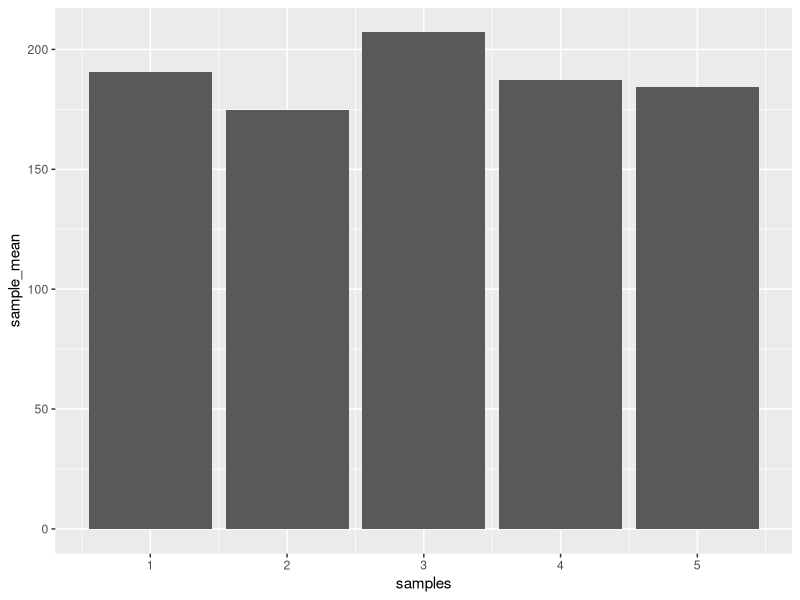
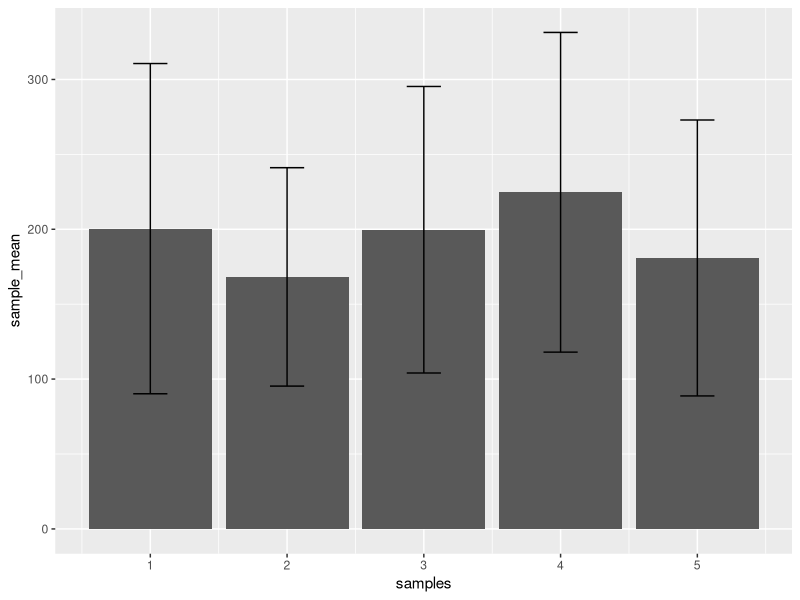
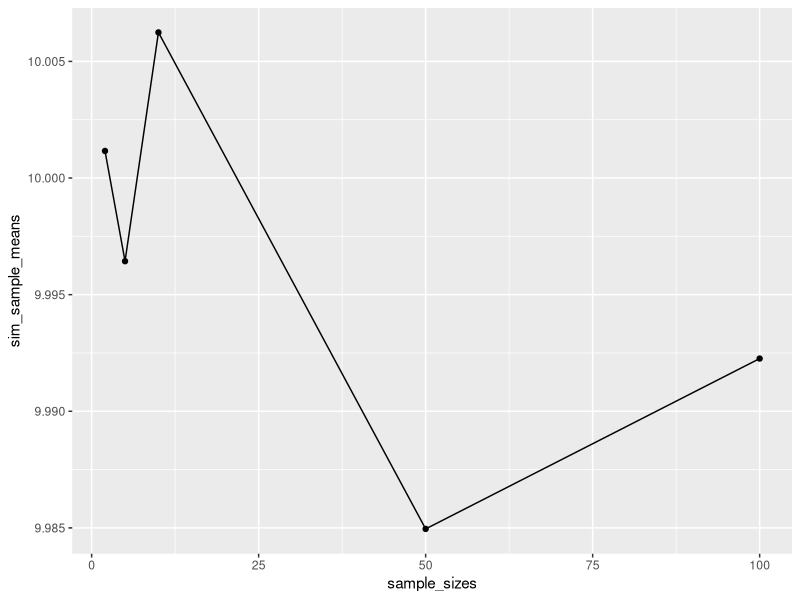
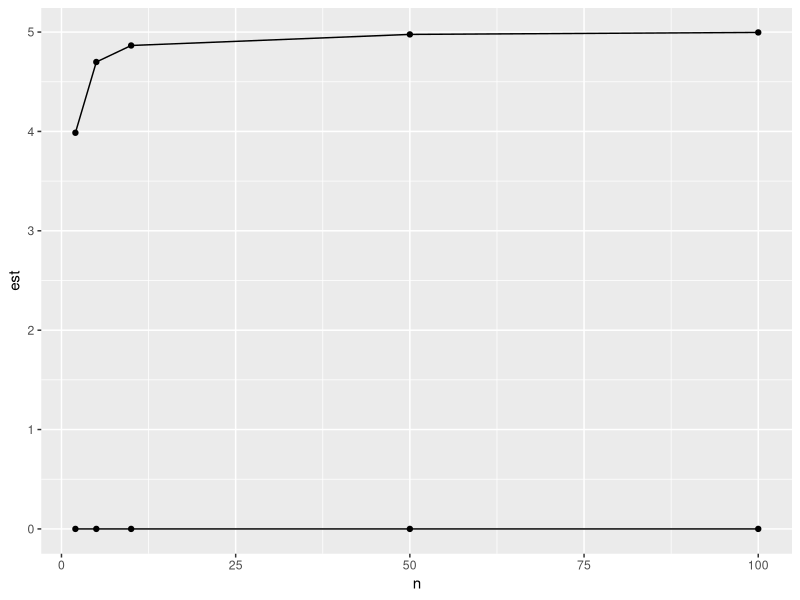

Reproduce these figures in R, in order.
## ---- chunk 1

observations <- rnorm(5*25, 200, 100)
samples <- rep(1:5, each = 25)
my_data <- data.frame(samples, observations)

library(dplyr)

means <- my_data %>%
    group_by(samples)%>%
    summarize(sample_mean = mean(observations))

library(ggplot2)

ggplot(means, aes(x = samples, y = sample_mean ))+
  geom_bar(stat = "identity")
  


## ---- chunk 2
#sampling process 
observations <- rnorm(5*25, 200, 100)
samples <- rep(1:5, each = 25)
my_data <- data_frame(samples, observations)

#get means
means <- my_data %>%
    group_by(samples)%>%
    summarize(sample_mean = mean(observations),
              sample_sd = sd(observations)) 

#plot means
ggplot(means, aes(x = samples, y = sample_mean ))+
  geom_bar(stat = "identity") + 
  
  geom_errorbar(aes(ymin = sample_mean - sample_sd,
                    ymax = sample_mean + sample_sd),
                width = .25)

## ---- chunk 3
#n=2
observations <-rnorm(2*10000,10,5)
samples <- rep(1:10000, each =2)
my_data <- data_frame(samples, observations)

summarized_data <- my_data %>%
 group_by(samples)%>%
    summarize(sample_means = mean(observations))

mean(summarized_data$sample_means)

#n=5
observations <-rnorm(5*10000,10,5)
samples <- rep(1:10000, each =5)
my_data <- data_frame(samples, observations)

summarized_data <- my_data %>%
 group_by(samples)%>%
    summarize(sample_means = mean(observations))

mean(summarized_data$sample_means)


## ---- chunk 4

sample_sizes <- c(2,5,10,50,100)
sim_sample_means <- c()
for(i in 1:length(sample_sizes)) {
  
  observations <-rnorm(sample_sizes[i]*10000,10,5)
  samples <- rep(1:10000, each = sample_sizes[i])
  my_data <- data_frame(samples, observations)

  summarized_data <- my_data %>%
    group_by(samples)%>%
    summarize(sample_means = mean(observations))

sim_sample_means[i] <- mean(summarized_data$sample_means)
}

sim_data <- data.frame(sample_sizes, sim_sample_means)

ggplot(sim_data, aes(x=sample_sizes, y=sim_sample_means, group=1))+
  geom_point()+
  geom_line()
  coord_cartesian(ylim = c(0,20))
## ---- chunk 5

sd_N <- function(x) sqrt(sum(mean(x)-x)^2 / length(x))

sample_sizes <- c(2,5,10,50,100)
sim_sample_sd <- c()
sim_sample_sd_N <- c()
for(i in 1:length(sample_sizes)){
  observations <-rnorm(sample_sizes[i]*10000,10,5)
  samples <- rep(1:10000, each = sample_sizes[i])
  my_data <- data.frame(samples,observations)

  summarized_data <- my_data %>%
    group_by(samples) %>%
    summarize(sample_sd = sd(observations), 
              sample_sd_N = sd_N(observations))

  sim_sample_sd[i] <- mean(summarized_data$sample_sd)
  sim_sample_sd_N[i] <- mean(summarized_data$sample_sd_N)
}

sim_data <- data.frame(n = rep(sample_sizes,2),
      est = c(sim_sample_sd_N, sim_sample_sd),
      formula = c(rep("N", 5), rep("N-1", 5)))


ggplot(sim_data, aes(x=n, y=est, group=formula))+
  geom_point()+
  geom_line()
  coord_cartesian(ylim = c(0,10))
  

